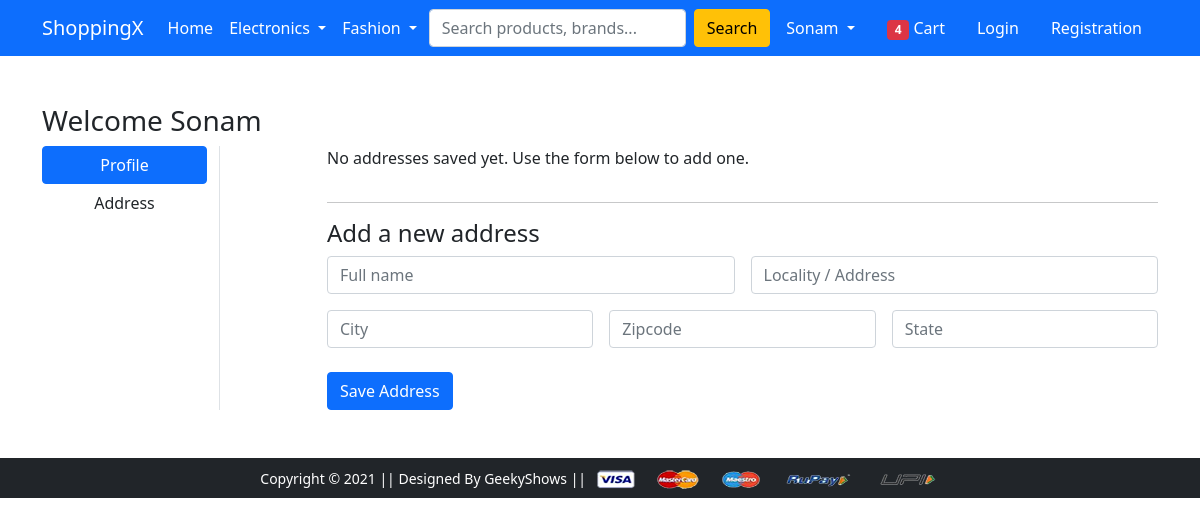
The app's page /address/ (signed in), older data.
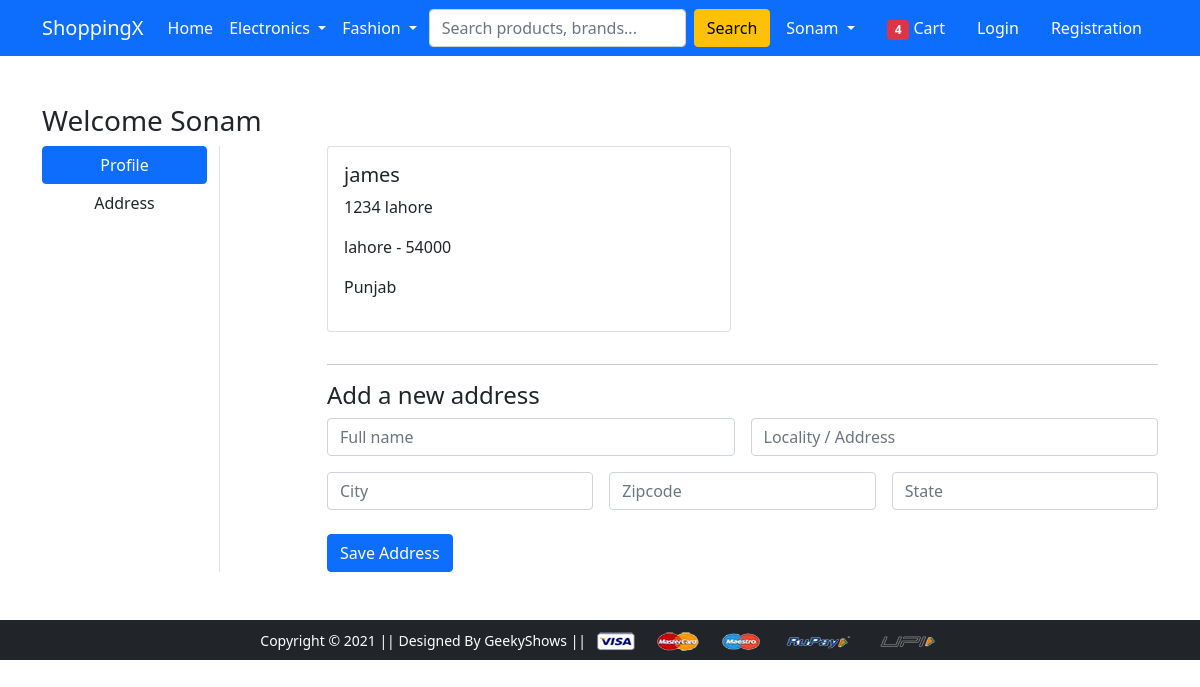
The same page, newer data.
### app/models.py (models this page shows, shortened)
class Customer(models.Model):
    user = models.ForeignKey(User, on_delete=models.CASCADE)
    name = models.CharField(max_length=200)
    locality = models.CharField(max_length=200)
    city = models.CharField(max_length=50)
    zipcode = models.IntegerField()
    state = models.CharField(choices=STATE_CHOICES, max_length=50)

### app/views.py (the view, shortened to what this page needs)
# urls.py: path('address/', views.address, name='address'),
def address(request):
    if not request.user.is_authenticated:
        return redirect('login')
    customers = Customer.objects.filter(user=request.user)
    return render(request, 'app/address.html', {'customers': customers})

### app/templates/app/address.html (shortened to what this page needs)
{% extends 'app/base.html' %}
{% load static %}
{% block main-content %}
<div class="container my-5">
 <div class="row">
 <h3>Welcome Sonam</h3>
  <div class="col-sm-2 border-end">
   <ul class="list-unstyled">
    <li class="d-grid"><a href="{% url 'profile' %}" class="btn btn-primary">Profile</a></li>
    <li class="d-grid"><a href="{% url 'address' %}" class="btn">Address</a></li>
   </ul>
  </div>
    <div class="col-sm-9 offset-sm-1">
     <div class="row">
        {% if customers and customers.count > 0 %}
            {% for c in customers %}
                <div class="col-sm-6">
                 <div class="card mb-3">
                    <div class="card-body">
                     <h5>{{ c.name }}</h5>
                     <p>{{ c.locality }}</p>
                     <p>{{ c.city }} - {{ c.zipcode }}</p>
                     <p>{{ c.state }}</p>
                    </div>
                 </div>
                </div>
            {% endfor %}
        {% else %}
            <p>No addresses saved yet. Use the form below to add one.</p>
        {% endif %}
     </div>
     <hr>
     <h4>Add a new address</h4>
     <form method="post" class="row g-3">
        <div class="col-md-6">
            <input name="name" class="form-control" placeholder="Full name">
        </div>
        <div class="col-md-6">
            <input name="locality" class="form-control" placeholder="Locality / Address">
        </div>
        <div class="col-md-4">
            <input name="city" class="form-control" placeholder="City">
        </div>
        <div class="col-md-4">
            <input name="zipcode" class="form-control" placeholder="Zipcode">
        </div>
        <div class="col-md-4">
            <input name="state" class="form-control" placeholder="State">
        </div>
        <div class="col-12">
            <button type="submit" class="btn btn-primary mt-2">Save Address</button>
        </div>
     </form>
    </div>
 </div>
</div>
{% endblock main-content %}

Row changes from the older to the newer data that the page shows:
added Customer: name "james", locality "1234 lahore", city "lahore", zipcode "54000", state "Punjab"
Text that changed along with them:
text no longer shown: "No addresses saved yet. Use the form below to add one."
